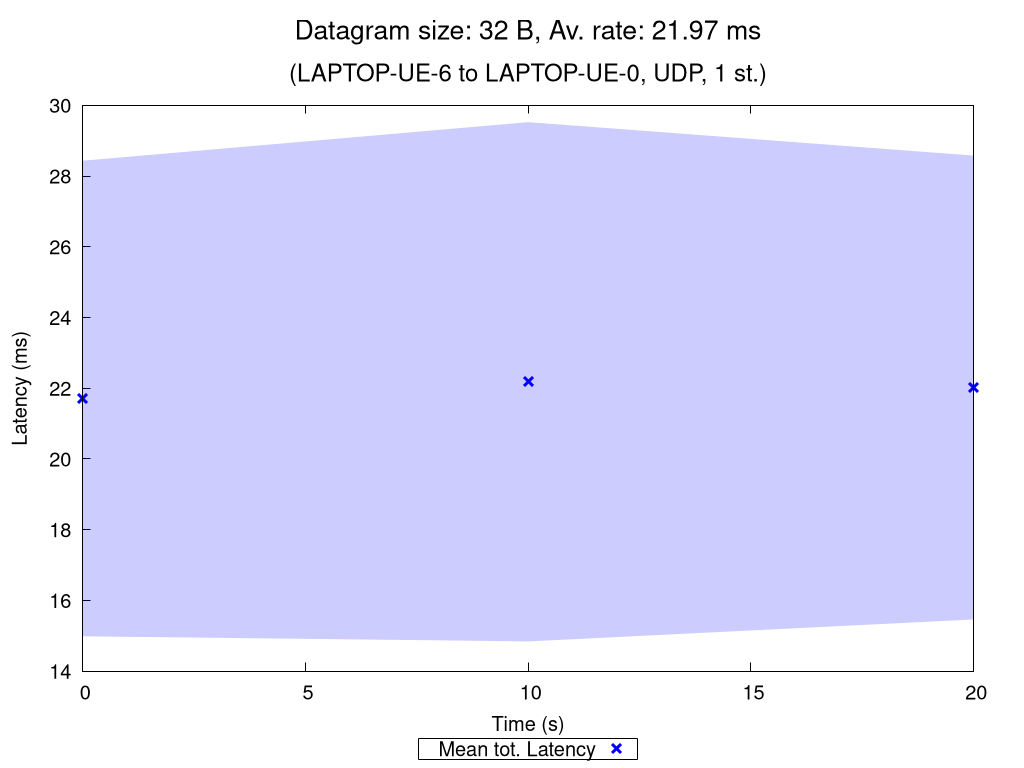

gnuplot code for this plot:
set terminal pngcairo nocrop enhanced size 1024,768 font "Verdana,15"
set output "UDP_1_st_2020_11_05_14-51-47_two2one_00032B.png"

set title "{/=20 Datagram size: 32 B, Av. rate: 21.97 ms}\n\n{/=18 (LAPTOP-UE-6 to LAPTOP-UE-0, UDP, 1 st.)}"

set xlabel "Time (s)"
set ylabel "Latency (ms)"
set ytics nomirror
set key bmargin center horizontal box samplen 1 width -1
set bmargin 4.6
set rmargin 4.5

rf = 1.0  # rate factor
set style fill transparent solid 0.2 noborder
set autoscale xfix
plot "UDP_1_st_2020_11_05_14-51-47_two2one_00032B_iperf_processed.dat" using 1:($2/rf-$3/rf):($2/rf+$3/rf) with filledcurves lc rgb "blue" notitle, \
     "" using 1:($2/rf) with points pt 2 ps 1.5 lw 3 lc rgb "blue" title "Mean tot. Latency", \
